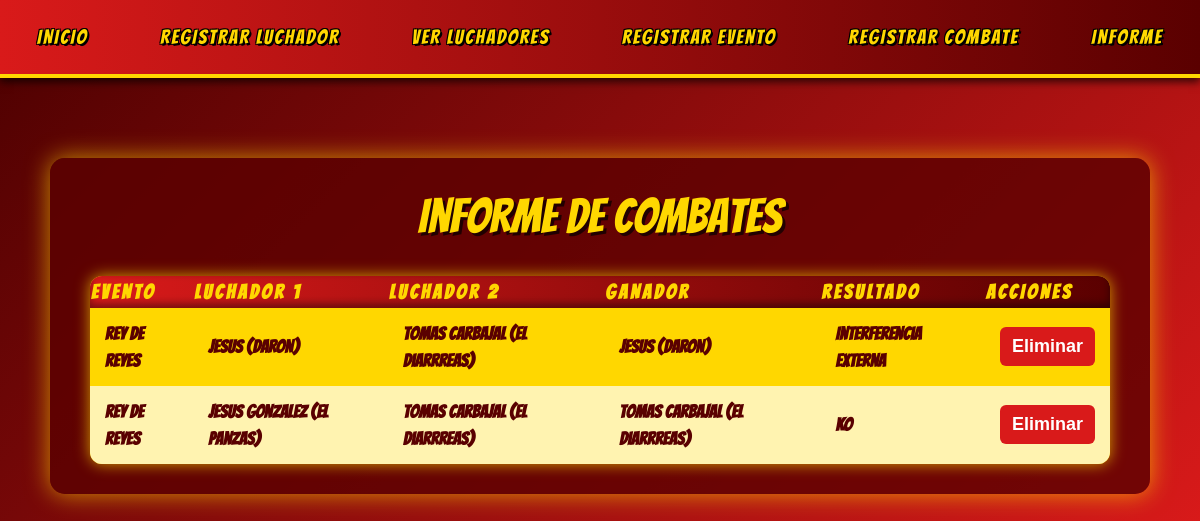
The page /informe.php on the database its author committed.
### tables this page shows
CREATE TABLE IF NOT EXISTS `combates` (
  `id_combate` int NOT NULL AUTO_INCREMENT,
  `id_evento` int DEFAULT NULL,
  `id_luchador1` int DEFAULT NULL,
  `id_luchador2` int DEFAULT NULL,
  `ganador` int DEFAULT NULL,
  `resultado` varchar(100) DEFAULT NULL,
  PRIMARY KEY (`id_combate`),
  KEY `id_evento` (`id_evento`),
  KEY `id_luchador1` (`id_luchador1`),
  KEY `id_luchador2` (`id_luchador2`),
  KEY `ganador` (`ganador`)
);

CREATE TABLE IF NOT EXISTS `eventos` (
  `id_evento` int NOT NULL AUTO_INCREMENT,
  `nombre` varchar(100) NOT NULL,
  `fecha` date NOT NULL,
  `lugar` varchar(100) DEFAULT NULL,
  PRIMARY KEY (`id_evento`)
);

CREATE TABLE IF NOT EXISTS `luchadores` (
  `id_luchador` int NOT NULL AUTO_INCREMENT,
  `nombre` varchar(100) NOT NULL,
  `apodo` varchar(100) DEFAULT NULL,
  `nacionalidad` varchar(50) DEFAULT NULL,
  PRIMARY KEY (`id_luchador`)
);

### informe.php (the view, shortened to what this page needs)
<?php
include 'conexion.php';
?>
<!DOCTYPE html>
<html lang="es">
<head>
    <link href="https://cdn.jsdelivr.net/npm/bootstrap@5.3.0/dist/css/bootstrap.min.css" rel="stylesheet" />
</head>
<body>
<?php include 'includes/navbar.php'; ?>
<div class="container">
    <h1>Informe de Combates</h1>
    <table>
        <thead>
            <tr>
                <th>Evento</th>
                <th>Luchador 1</th>
                <th>Luchador 2</th>
                <th>Ganador</th>
                <th>Resultado</th>
                <th>Acciones</th>
            </tr>
        </thead>
        <tbody>
            <?php
            $sql = "SELECT c.id_combate, c.resultado,
                           e.nombre AS evento,
                           l1.nombre AS nombre1, l1.apodo AS apodo1,
                           l2.nombre AS nombre2, l2.apodo AS apodo2,
                           g.nombre AS nombre_ganador, g.apodo AS apodo_ganador
                    FROM combates c
                    JOIN eventos e ON c.id_evento = e.id_evento
                    JOIN luchadores l1 ON c.id_luchador1 = l1.id_luchador
                    JOIN luchadores l2 ON c.id_luchador2 = l2.id_luchador
                    JOIN luchadores g ON c.ganador = g.id_luchador";
            $resultado = $conn->query($sql);
            if ($resultado && $resultado->num_rows > 0) {
                while ($fila = $resultado->fetch_assoc()) {
                    $luchador1 = $fila['apodo1'] ? "{$fila['nombre1']} ({$fila['apodo1']})" : $fila['nombre1'];
                    $luchador2 = $fila['apodo2'] ? "{$fila['nombre2']} ({$fila['apodo2']})" : $fila['nombre2'];
                    $ganador   = $fila['apodo_ganador'] ? "{$fila['nombre_ganador']} ({$fila['apodo_ganador']})" : $fila['nombre_ganador'];
                    echo "<tr>";
                    echo "<td>" . htmlspecialchars($fila['evento']) . "</td>";
                    echo "<td>" . htmlspecialchars($luchador1) . "</td>";
                    echo "<td>" . htmlspecialchars($luchador2) . "</td>";
                    echo "<td>" . htmlspecialchars($ganador) . "</td>";
                    echo "<td>" . htmlspecialchars($fila['resultado']) . "</td>";
                    echo "<td>
                            <form method='POST' style='margin:0;' onsubmit='return confirmarEliminar();'>
                                <input type='hidden' name='id_combate' value='" . $fila['id_combate'] . "' />
                                <button type='submit' name='eliminar' class='btn-eliminar'>Eliminar</button>
                            </form>
                          </td>";
                    echo "</tr>";
                }
            } else {
                echo "<tr><td colspan='6' style='text-align:center; color:#5a0000;'>No hay combates registrados.</td></tr>";
            }
            ?>
        </tbody>
    </table>
</div>
</body>
</html>

### informe.php (style rules this page uses)
body { background: linear-gradient(135deg, #4b0000, #d91a1a); color: #ffd700; font-family: 'Bangers', cursive, Arial, sans-serif; margin: 0; padding: 0; }
.container { max-width: 1100px; margin: 80px auto 40px; background: #5a0000cc; border-radius: 15px; padding: 30px 40px; box-shadow: 0 0 25px #ffd700aa; }
h1 { text-align: center; font-size: 48px; margin-bottom: 30px; text-shadow: 3px 3px 0 #000000aa; }
table { width: 100%; border-collapse: collapse; background-color: #ffd700; color: #5a0000; font-weight: bold; font-size: 18px; box-shadow: 0 0 15px #ffd700bb; border-radius: 12px; overflow: hidden; }
thead tr { background: linear-gradient(90deg, #d91a1a, #5a0000); color: #ffd700; text-transform: uppercase; font-size: 20px; letter-spacing: 3px; box-shadow: inset 0 -4px 8px #00000077; }
tbody tr:nth-child(even) { background-color: #fff3b0; }
tbody td { padding: 12px 15px; vertical-align: middle; }
.btn-eliminar { font-family: Arial, sans-serif; font-weight: bold; color: white; background-color: #d91a1a; border: none; border-radius: 6px; padding: 6px 12px; cursor: pointer; transition: background-color 0.3s ease; }

### rows shown on the page
combates: id_evento.nombre "rey de reyes", luchadores.apodo+nombre "Jesus (DARON)", luchadores.apodo+nombre "tomas carbajal (el diarrreas)", resultado "Interferencia externa"
combates: id_evento.nombre "rey de reyes", luchadores.apodo+nombre "jesus gonzalez (el panzas)", luchadores.apodo+nombre "tomas carbajal (el diarrreas)", resultado "KO"
